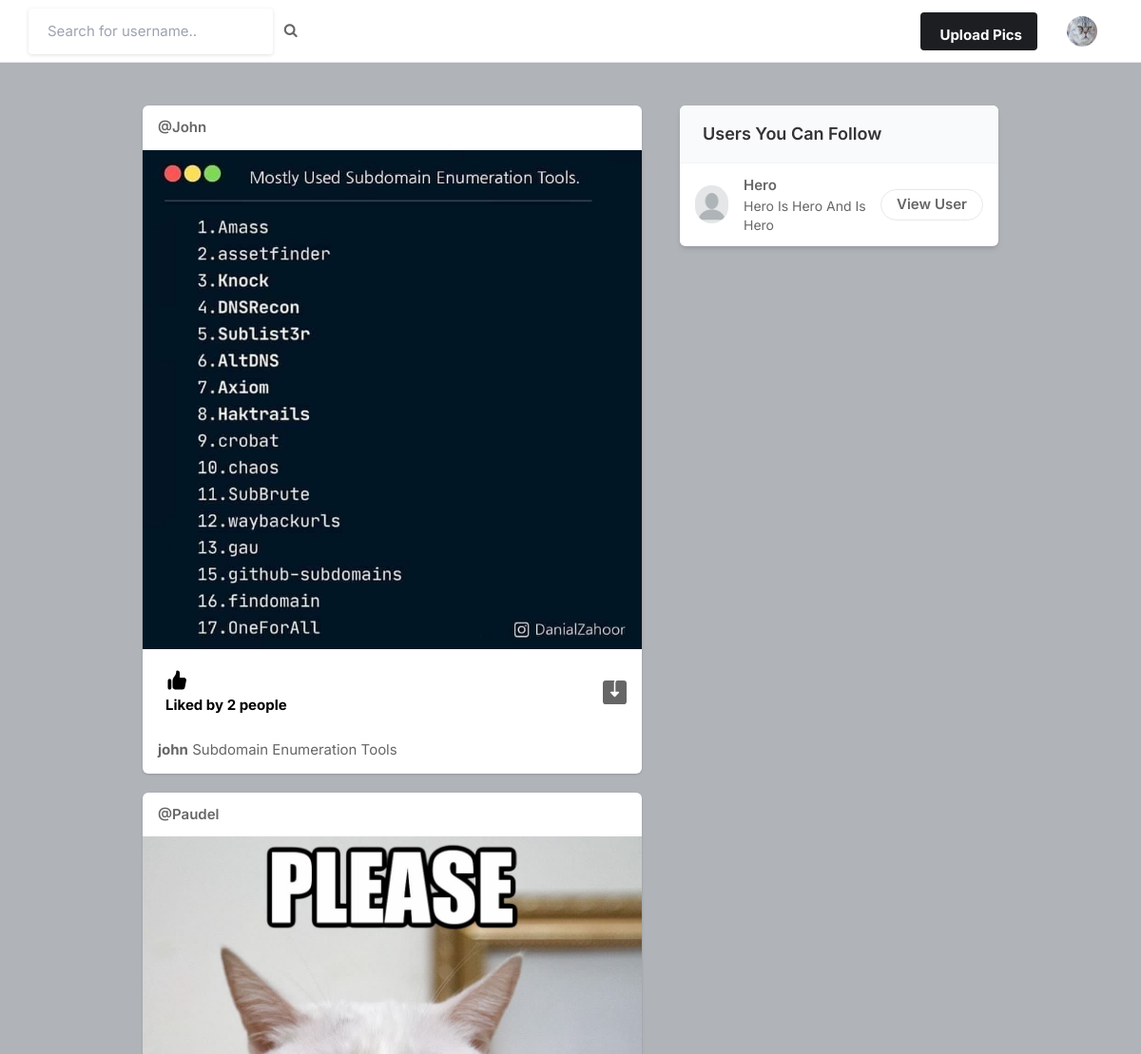
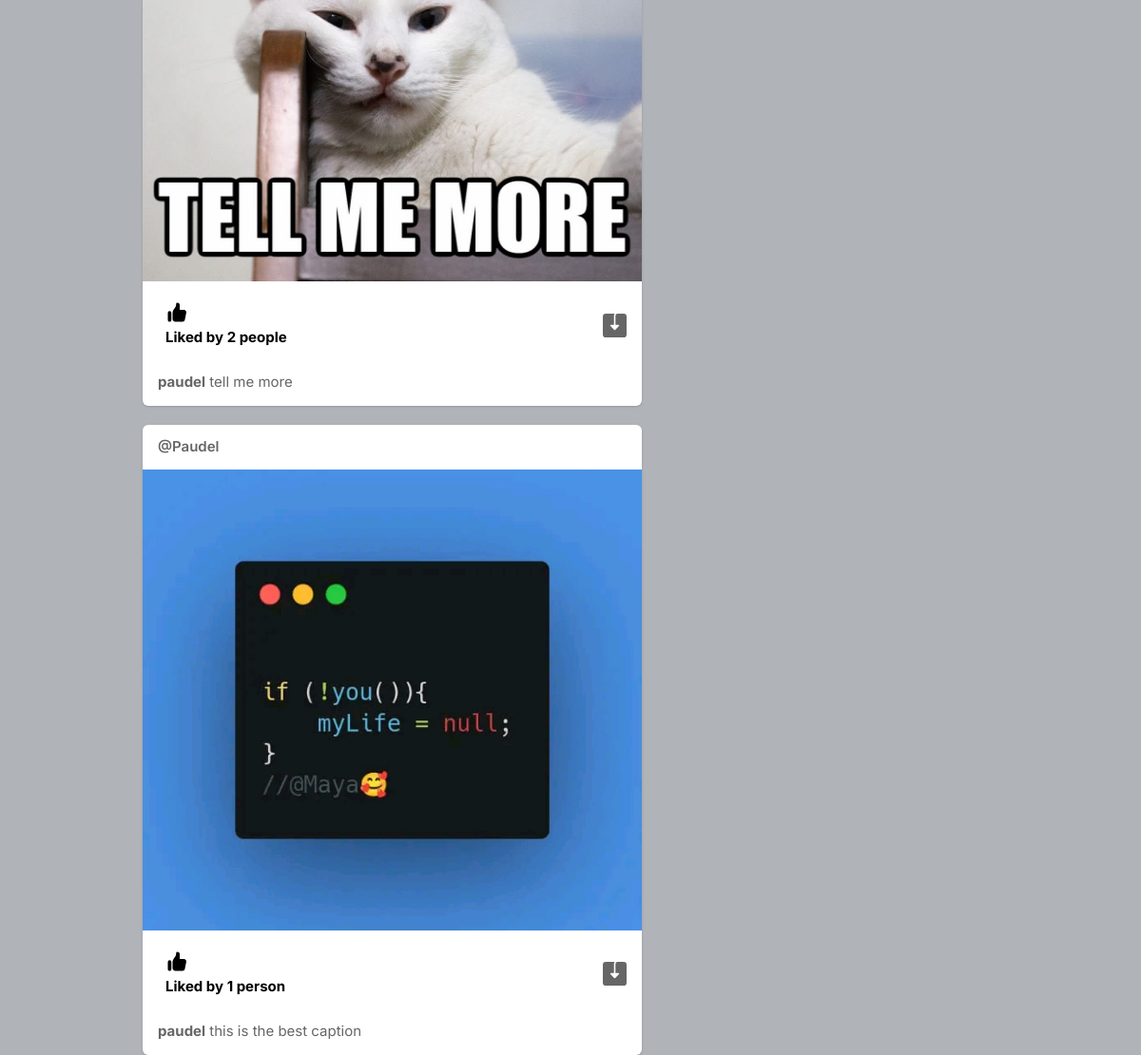
Page / (signed in) on the earlier database version (2 pictures, top to bottom).
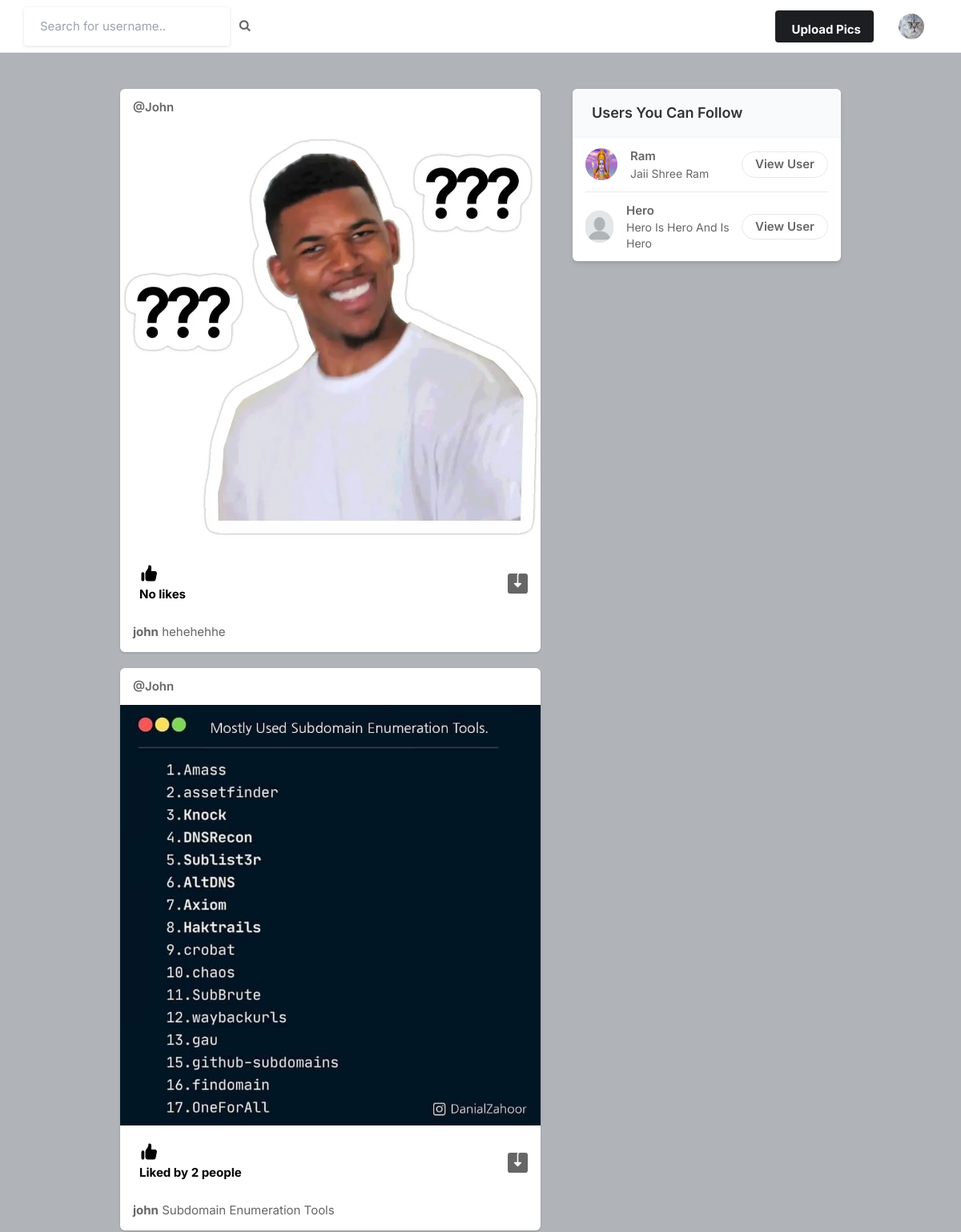
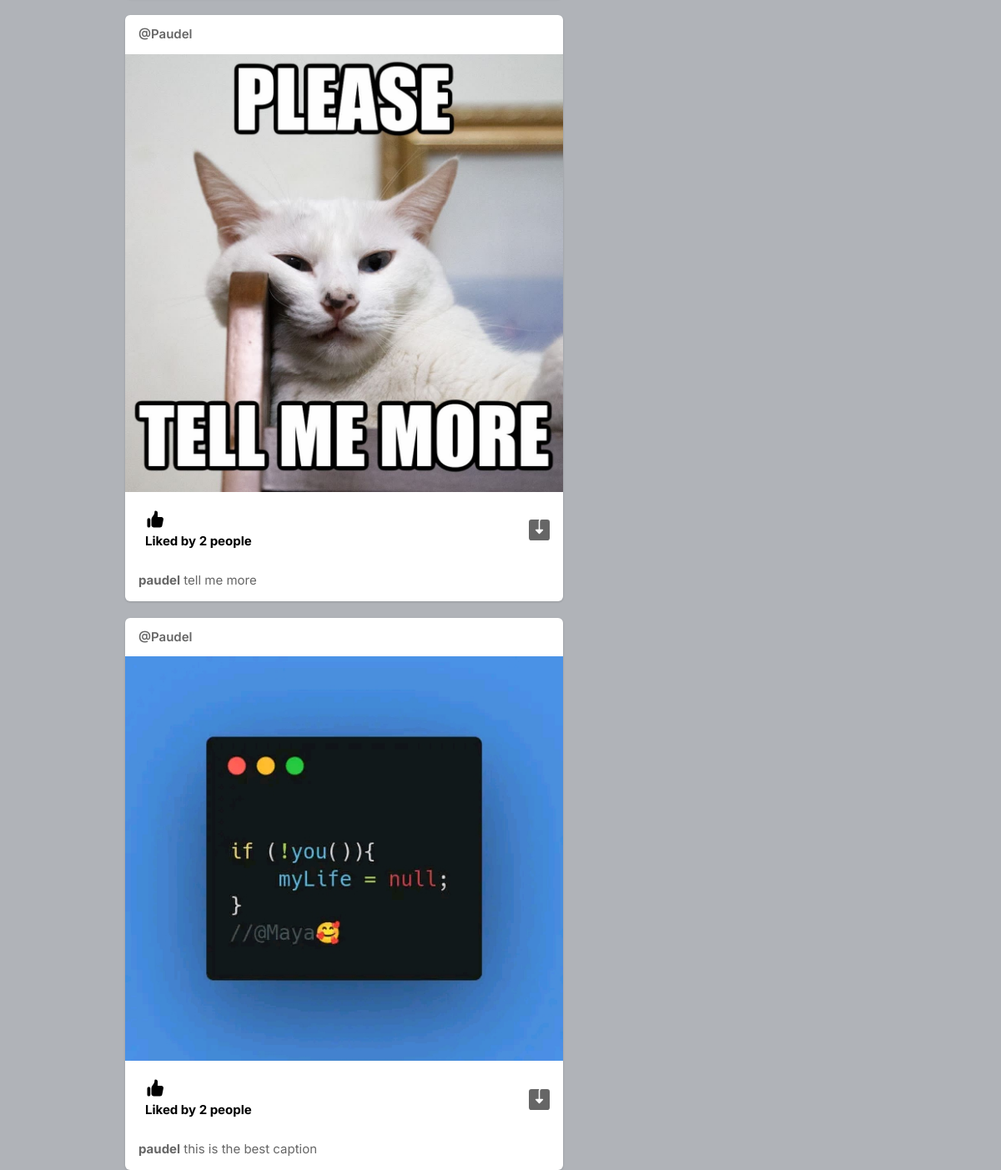
Same page on the later database version (2 pictures, top to bottom).
### core/models.py (models this page shows, shortened)
class Profile(models.Model):
    user = models.ForeignKey(User, on_delete=models.CASCADE)
    id_user = models.IntegerField()
    bio = models.TextField(blank=True)
    profileimg = models.ImageField(upload_to='profile_images', default='blank-profile-picture.png')
    location = models.CharField(max_length=100, blank=True)

class Post(models.Model):
    id = models.UUIDField(primary_key=True, default=uuid.uuid4)
    user = models.CharField(max_length=100)
    image = models.ImageField(upload_to='post_images')
    caption = models.TextField()
    created_at = models.DateTimeField(default=datetime.now)
    no_of_likes = models.IntegerField(default=0)

### core/views.py (the view, shortened to what this page needs)
# urls.py: path('', views.index , name='index'),
@login_required(login_url='signin')
def index(request):
    user_object = User.objects.get(username=request.user)
    user_profile = Profile.objects.get(user=user_object)
    user_following_list = []
    feed = []
    user_following = FollowersCount.objects.filter(follower=request.user.username)
    for users in user_following:
        user_following_list.append(users.user)
    for usernames in user_following_list:
        feed_lists = Post.objects.filter(user=usernames)
        feed.append(feed_lists)
    feed_list = list(chain(*feed))
    all_users = User.objects.all()
    user_following_all = []
    for user in user_following :
        user_list = User.objects.get(username=user.user)
        user_following_all.append(user_list)
    new_suggestions_list = [ x for x in list(all_users) if (x not in list(user_following_all)) ]
    current_user = User.objects.filter(username=request.user.username)
    final_suggestions_list = [ x for x in list(new_suggestions_list) if (x not in list(current_user))]
    random.shuffle(final_suggestions_list)
    username_profile = []
    username_profile_list = []
    for users in final_suggestions_list:
        username_profile.append(users.id)
    for ids in username_profile:
        profile_lists = Profile.objects.filter(id_user=ids)
        username_profile_list.append(profile_lists)
    suggestions_username_profile_list = list(chain(*username_profile_list))
    return render(request , 'index.html', {'user_profile': user_profile, 'posts': feed_list, 'suggestions_username_profile_list' : suggestions_username_profile_list[:4]})

### templates/index.html (shortened to what this page needs)
{% load static %}
<!DOCTYPE html>
<html lang="en">
<head>
    <link rel="stylesheet" href="{% static 'css/icons.css' %}">
    <link rel="stylesheet" href="{% static 'css/uikit.css' %}">
    <link rel="stylesheet" href="{% static 'css/styles.css' %}">
    <link rel="stylesheet" href="{% static 'css/tailwind.css' %}">
    <link rel="stylesheet" href="https://cdnjs.cloudflare.com/ajax/libs/font-awesome/4.7.0/css/font-awesome.min.css">
</head>
<body>
            <header>
                <div class="header_inner">
                    <form action="/search" method="POST" >
                    <div class="left-side">
                            <input type="text" name="username" placeholder="Search for username..">&nbsp; &nbsp;
                            <button type="submit"><i class="fa fa-search fa-1x"></i></button>
                    </div>
                </form>
                    <div class="right-side lg:pr-4">
                        <a href="#"
                            class="bg-pink-500 flex font-bold hidden hover:bg-pink-600 hover:text-white inline-block items-center lg:block max-h-10 mr-4 px-4 py-2 rounded shado text-white">
                              Upload Pics
                        </a>
                        <a href="#">
                            <img src="{{user_profile.profileimg.url}}" class="header-avatar" alt="">
                        </a>
                    </div>
                </div>
            </header>
            <div class="container m-auto">
                <div class="lg:flex justify-center lg:space-x-10 lg:space-y-0 space-y-5">
                    <div class="space-y-5 flex-shrink-0 lg:w-7/12">
                    {% for post in posts reversed %}
                        <div class="bg-white shadow rounded-md  -mx-2 lg:mx-0">
                            <div class="flex justify-between items-center px-4 py-3">
                                <div class="flex flex-1 items-center space-x-4">
                                    <span class="block capitalize font-semibold "><a href="/profile/{{post.user}}">@{{post.user}}</a> </span>
                                </div>
                            </div>
                            <div uk-lightbox>
                                <a href="{{post.image.url}}">
                                    <img src="{{post.image.url}}" alt="">
                                </a>
                            </div>
                            <div class="py-3 px-4 space-y-3">
                                <div class="flex space-x-4 lg:font-bold">
                                    <a href="/like-post?post_id={{post.id}}" class="flex items-center space-x-2">
                                        <div class="p-2 rounded-full text-black">
                                            {% if post.no_of_likes == 0 %}
                                            <p>No likes</p>
                                            {% elif post.no_of_likes == 1 %}
                                            <p>Liked by {{post.no_of_likes}} person</p>
                                            {% else %}
                                            <p>Liked by {{post.no_of_likes}} people</p>
                                            {% endif %}
                                        </div>
                                    </a>
                                    <a href="{{post.image.url}}" class="flex items-center space-x-2 flex-1 justify-end" download>
                                    </a>
                                </div>
                                <p>
                                    <a href="/profile/{{post.user}}"> <strong>{{post.user}}</strong> </a> {{post.caption}}
                                </p>
                            </div>
                        </div>
                    {% endfor %}
                    </div>
                    <div class="lg:w-5/12">
                        <div class="bg-white  shadow-md rounded-md overflow-hidden">
                            <div class="bg-gray-50  border-b border-gray-100 flex items-baseline justify-between py-4 px-6 ">
                                <h2 class="font-semibold text-lg">Users You Can Follow</h2>
                            </div>
                            <div class="divide-gray-300 divide-gray-50 divide-opacity-50 divide-y px-4 ">
                                {% for suggestion in suggestions_username_profile_list %}
                                <div class="flex items-center justify-between py-3">
                                    <div class="flex flex-1 items-center space-x-4">
                                        <a href="profile/{{suggestion.user}}">
                                            <img src="{{ suggestion.profileimg.url }}" class="bg-gray-200 rounded-full w-10 h-10">
                                        </a>
                                        <div class="flex flex-col">
                                            <span class="block capitalize font-semibold"> {{suggestion.user}} </span>
                                            <span class="block capitalize text-sm"> {{suggestion.bio}} </span>
                                        </div>
                                    </div>
                                    <a href="/profile/{{suggestion.user}}" class="border border-gray-200 font-semibold px-4 py-1 rounded-full hover:bg-pink-600 hover:text-white hover:border-pink-600 "> View User </a>
                                </div>
                                {% endfor %}
                            </div>
                        </div>
                    </div>
                </div>
            </div>
</body>
</html>

### static/css/styles.css (style rules this page uses)
body { background-color: #B0B3B8!important; }
button { vertical-align: middle; }
input { height: 48px; line-height: 48px; padding: 0 20px; outline: none; font-size: 15px; color: #808080; max-width: 100%; width: 100%; -webkit-box-sizing: border-box; box-sizing: border-box; display: block; font-weight: 400; opacity: 1; border-radius: 4px; border: none; -webkit-box-shadow: 0 1px 4px 0px rgba(0, 0, 0, 0.12); box-shadow: 0 1px 4px 0px rgba(0, 0, 0, 0.12); }
input[type="text"], input[type="password"], input[type="email"], input[type="number"] { height: 48px; line-height: 48px; padding: 0 20px; outline: none; font-size: 15px; color: #808080; max-width: 100%; width: 100%; -webkit-box-sizing: border-box; box-sizing: border-box; display: block; font-weight: 400; opacity: 1; border-radius: 4px; border: none; -webkit-box-shadow: 0 1px 4px 0px rgba(0, 0, 0, 0.12); box-shadow: 0 1px 4px 0px rgba(0, 0, 0, 0.12); }
input { -webkit-transition: all 0.1s ease-in-out; transition: all 0.1s ease-in-out; }
::placeholder { color: #808080; opacity: 1; }
button { border: none; margin: 0; padding: 0; width: auto; overflow: visible; background: transparent; color: inherit; font: inherit; line-height: normal; cursor: pointer; }
a { color: #be185d; -webkit-transition: 0.3s; transition: 0.3s; outline: none !important; }
button { outline: none !important; }
img { max-width: 100%; }
body { color: #666; font-size: 15px; line-height: 27px; background-color: #f0f2f5; font-family: "Inter", sans-serif; text-transform: none; }
body p { font-size: 15px; line-height: 27px; }
h1, h2, h3, h4, h5, h6 { font-family: "Inter", sans-serif; text-transform: none; }
input[type="text"], input[type="password"], input[type="email"] { font-family: "Inter", sans-serif; text-transform: none; }
button, body .pac-container { font-family: "Inter", sans-serif; text-transform: none; }
h1, h2, h3, h4, h5, h6 { color: #333; font-weight: 500; margin: 0; padding: 0; }
h2 { font-size: 26px; }
b, strong { font-weight: 700 !important; }
@media (min-width: 1024px) { .container { max-width: 900px !important; padding-top: 45px; } }
header { background-color: #fff; left: 0; right: 0; top: 0; z-index: 99; height: 66px; display: -webkit-box; display: -ms-flexbox; display: flex; -webkit-box-align: center; -ms-flex-align: center; align-items: center; border-bottom: 1px solid #e5e7eb; }
header .header_inner { display: -webkit-box; display: -ms-flexbox; display: flex; -webkit-box-align: center; -ms-flex-align: center; align-items: center; max-width: 1090px; margin: auto; width: 100%; max-width: 100% !important; padding: 0 30px; }
header .header_inner .left-side { display: -webkit-box; display: -ms-flexbox; display: flex; -webkit-box-align: center; -ms-flex-align: center; align-items: center; }
header .header_inner .right-side { display: -webkit-box; display: -ms-flexbox; display: flex; -webkit-box-align: center; -ms-flex-align: center; align-items: center; -webkit-box-pack: end; -ms-flex-pack: end; justify-content: flex-end; margin-left: auto; }
header .header_inner .right-side .header-avatar { width: 32px; height: 32px; border-radius: 100%; margin-left: 15px; }

Differences in the rows shown:
added Post: user "John", image (picture), no_of_likes "No likes", user "john", caption "hehehehhe"
changed Post "this is the best caption": no_of_likes "1" → "2"; no_of_likes "person" → "people"
added Profile: profileimg (picture), user "Ram", bio "Jaii Shree Ram"
